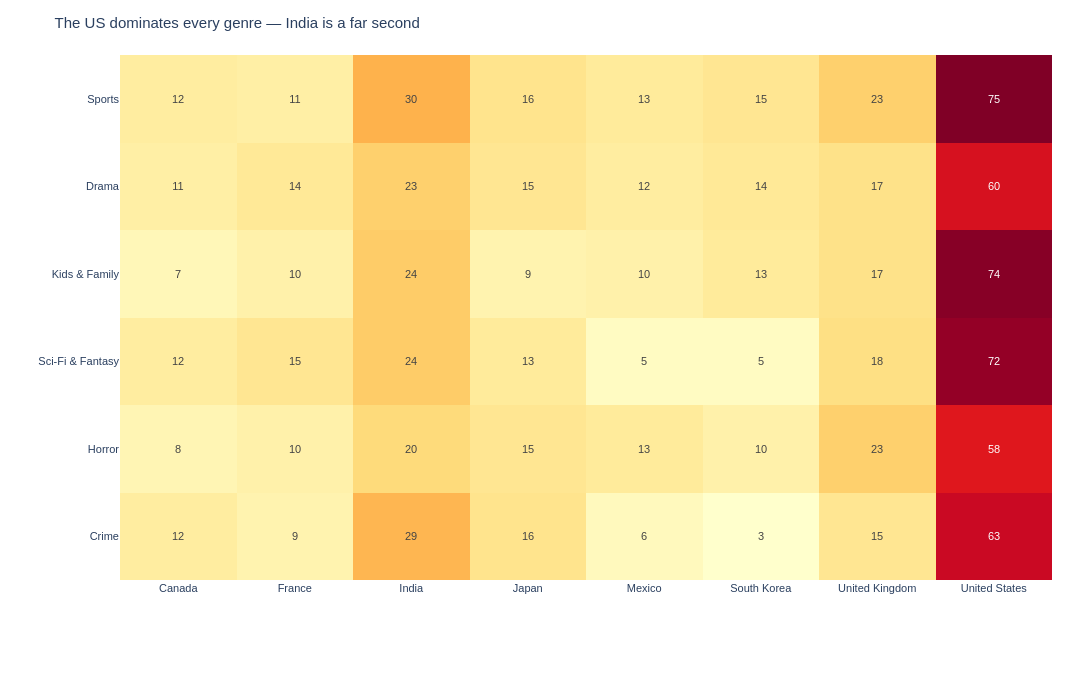

This figure's notebook cell:
### Code cell
# Let's improve it

top_genres = df['genre'].value_counts().nlargest(6).index.tolist()
top_countries = df['country'].value_counts().nlargest(8).index.tolist()

cg_filtered = (df.loc[df['genre'].isin(top_genres) & df['country'].isin(top_countries)]
               .groupby(['country','genre']).size().reset_index(name='count'))
pivot3 = cg_filtered.pivot(index='genre', columns='country', values='count').fillna(0)

# Sort by total production
pivot3 = pivot3.loc[pivot3.sum(axis=1).sort_values(ascending=False).index]

fig = px.imshow(
    pivot3,
    text_auto=True,                    
    color_continuous_scale='YlOrRd',   # yellow-orange-red: low to high chosen here to be 2-color to highlight the US
    aspect='auto', width=1100, height=700
)
fig.update_layout(
    title='The US dominates every genre — India is a far second',
    font=dict(family='Arial', size=11),
    coloraxis_showscale=False,         # values in cells make colorbar redundant
    margin=dict(l=120, r=40, t=55, b=120),
    xaxis=dict(title=''),
    yaxis=dict(title='')
)
fig.show()

### Figure 1 — Plotly figure (JSON) as saved in the notebook; plotly's stock layout.template omitted (floating-point values rounded to 4 significant figures)
{"data": [{"coloraxis": "coloraxis", "hovertemplate": "country: %{x}<br>genre: %{y}<br>color: %{z}<extra></extra>", "name": "0", "texttemplate": "%{z}", "type": "heatmap", "x": ["Canada", "France", "India", "Japan", "Mexico", "South Korea", "United Kingdom", "United States"], "xaxis": "x", "y": ["Sports", "Drama", "Kids & Family", "Sci-Fi & Fantasy", "Horror", "Crime"], "yaxis": "y", "z": [[12, 11, 30, 16, 13, 15, 23, 75], [11, 14, 23, 15, 12, 14, 17, 60], [7, 10, 24, 9, 10, 13, 17, 74], [12, 15, 24, 13, 5, 5, 18, 72], [8, 10, 20, 15, 13, 10, 23, 58], [12, 9, 29, 16, 6, 3, 15, 63]]}], "layout": {"coloraxis": {"colorscale": [[0, "rgb(255,255,204)"], [0.125, "rgb(255,237,160)"], [0.25, "rgb(254,217,118)"], [0.375, "rgb(254,178,76)"], [0.5, "rgb(253,141,60)"], [0.625, "rgb(252,78,42)"], [0.75, "rgb(227,26,28)"], [0.875, "rgb(189,0,38)"], [1, "rgb(128,0,38)"]], "showscale": false}, "font": {"family": "Arial", "size": 11}, "height": 700, "margin": {"b": 120, "l": 120, "r": 40, "t": 55}, "title": {"text": "The US dominates every genre — India is a far second"}, "width": 1100, "xaxis": {"anchor": "y", "autorange": true, "domain": [0, 1], "range": [-0.5, 7.5], "title": {"text": ""}, "type": "category"}, "yaxis": {"anchor": "x", "autorange": true, "domain": [0, 1], "range": [5.5, -0.5], "title": {"text": ""}, "type": "category"}}}
